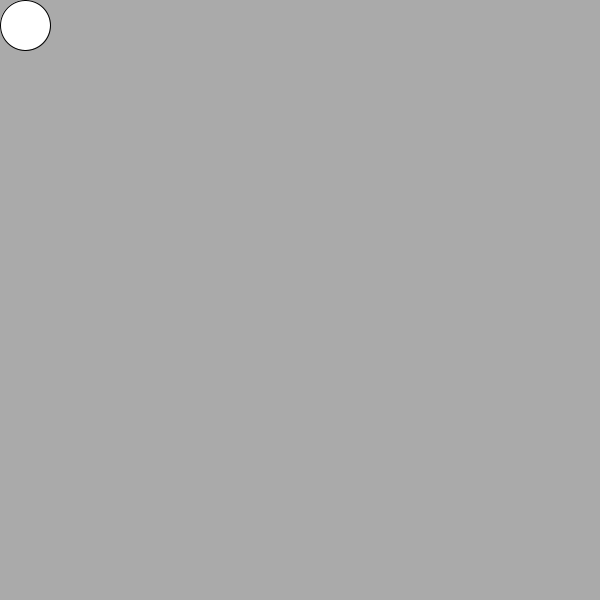
Frame 1 (no input)
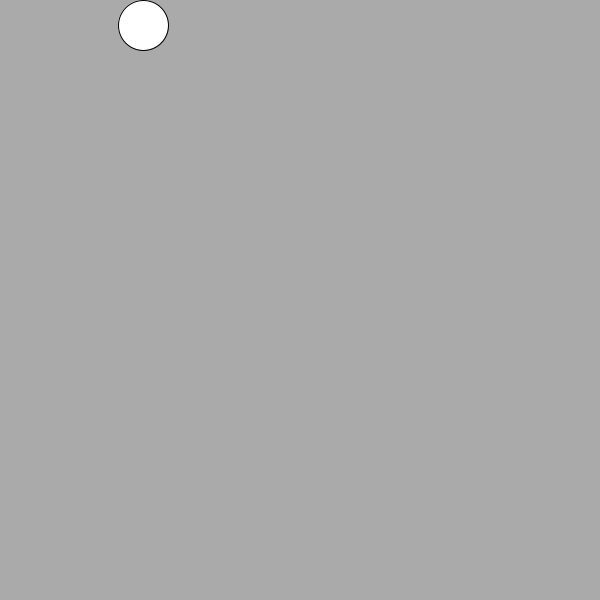
Frame 60 (the mouse pressed at the canvas centre just before this capture)
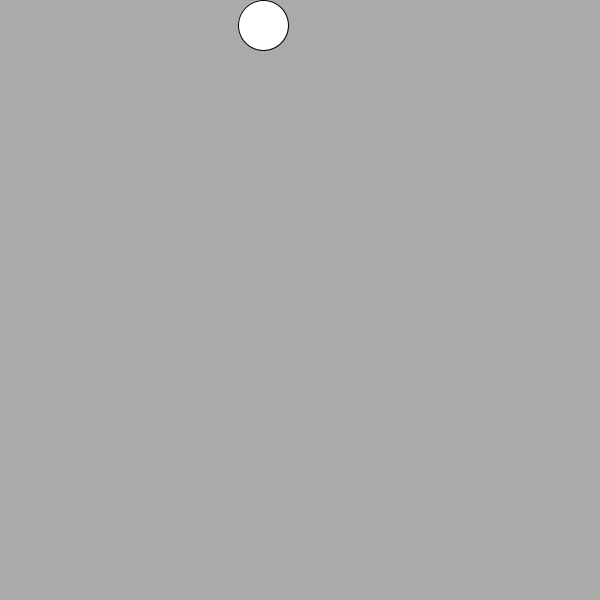
Frame 120 (the mouse held since frame 60 and released just before this capture)

The Processing sketch that drew these frames (run headless with seeded random() and noise(); from frame 60 on, the mouse is pressed at the canvas centre):

// Processing sketch: Lab3_Exercise_5
// ── Lab3_Exercise_5.pde
int x=25;
int y=25;

void setup(){
size (600,600);

}

void draw(){
  background (170);
  ellipse(x,y,50,50);
  if(x<=575&&y<=25){
    x+=2;
  } else if(x>=575&&y<575){
      y+=2;
  }else if(x>=25&&y>=575){
    x-=2;
  }else if(x>=20&&y<=575){
    y-=2;
  }
println(x);
println(y);
  
  }

  
  
  
  
